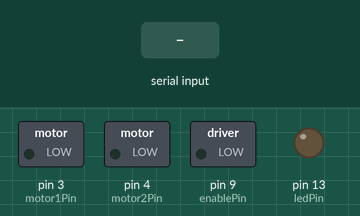
This sketch was run on a simulated Arduino Uno, built with avr-gcc and run on an emulated ATmega328P. Parts: switched loads named in the sketch (green lamp = pin HIGH), output pins drawn as LEDs (lit = HIGH). Inputs (shaded band) come from the test bench.

Above: at 1.2 s.
1.3 s: "H" received over Serial
At 1.9 s:
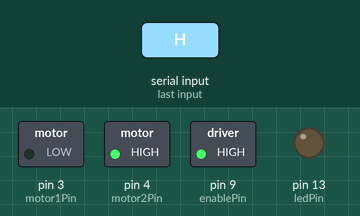
2.8 s: "J" received over Serial
At 3.1 s:
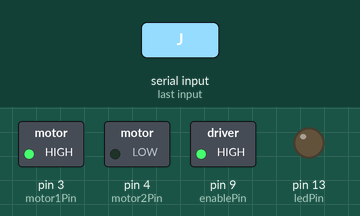
4.3 s: "L" received over Serial
At 5.4 s:
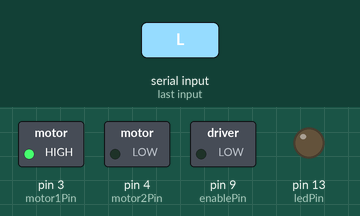
Timing chart, 0 to 7.3 s (numbered marks = the images above; inputs shaded):
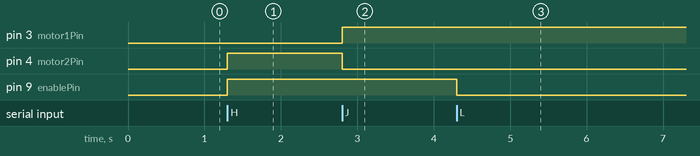

The sketch:

sketch_ponte-h_monitor_seriale.ino
```cpp
const int motor1Pin = 3;    // H-bridge leg 1 (pin 2, 1A)
const int motor2Pin = 4;    // H-bridge leg 2 (pin 7, 2A)
const int enablePin = 9;    // H-bridge enable pin
const int ledPin = 13;      // LED

int incomingByte;      // a variable to read incoming serial data into


void setup() {
  Serial.begin(9600); // open serial port to receive data


  // set all the other pins you're using as outputs:
  pinMode(motor1Pin, OUTPUT);
  pinMode(motor2Pin, OUTPUT);
  pinMode(enablePin, OUTPUT);
  pinMode(ledPin, OUTPUT);

  // set enablePin high so that motor can turn on:
  digitalWrite(enablePin, LOW);

}

void loop() {
  // see if there's incoming serial data:
  if (Serial.available() > 0) {
    // read the oldest byte in the serial buffer:
    incomingByte = Serial.read();
    // if it's a capital H (ASCII 72), turn on the LED:
    if (incomingByte == 'H') {
      digitalWrite(enablePin, HIGH);  // accende  il motore
      digitalWrite(motor1Pin, LOW);   // set leg 1 of the H-bridge low
      digitalWrite(motor2Pin, HIGH);  // set leg 2 of the H-bridge high
    }
    else if (incomingByte == 'J') {
      digitalWrite(enablePin, HIGH);  // accende il motore
      digitalWrite(motor1Pin, HIGH);   // set leg 1 of the H-bridge low
      digitalWrite(motor2Pin, LOW);  // set leg 2 of the H-bridge high
    }
    else if (incomingByte == 'L') {
      digitalWrite(enablePin, LOW);  // spegne il motore
    }

  }

}
```

Measured:
- after the input at 1.3 s, pin 4 (motor2Pin), pin 9 (enablePin): LOW → HIGH at once
- after the input at 2.8 s, pin 3 (motor1Pin): LOW → HIGH at once; pin 4 (motor2Pin): HIGH → LOW at once
- after the input at 4.3 s, pin 9 (enablePin): HIGH → LOW at once
